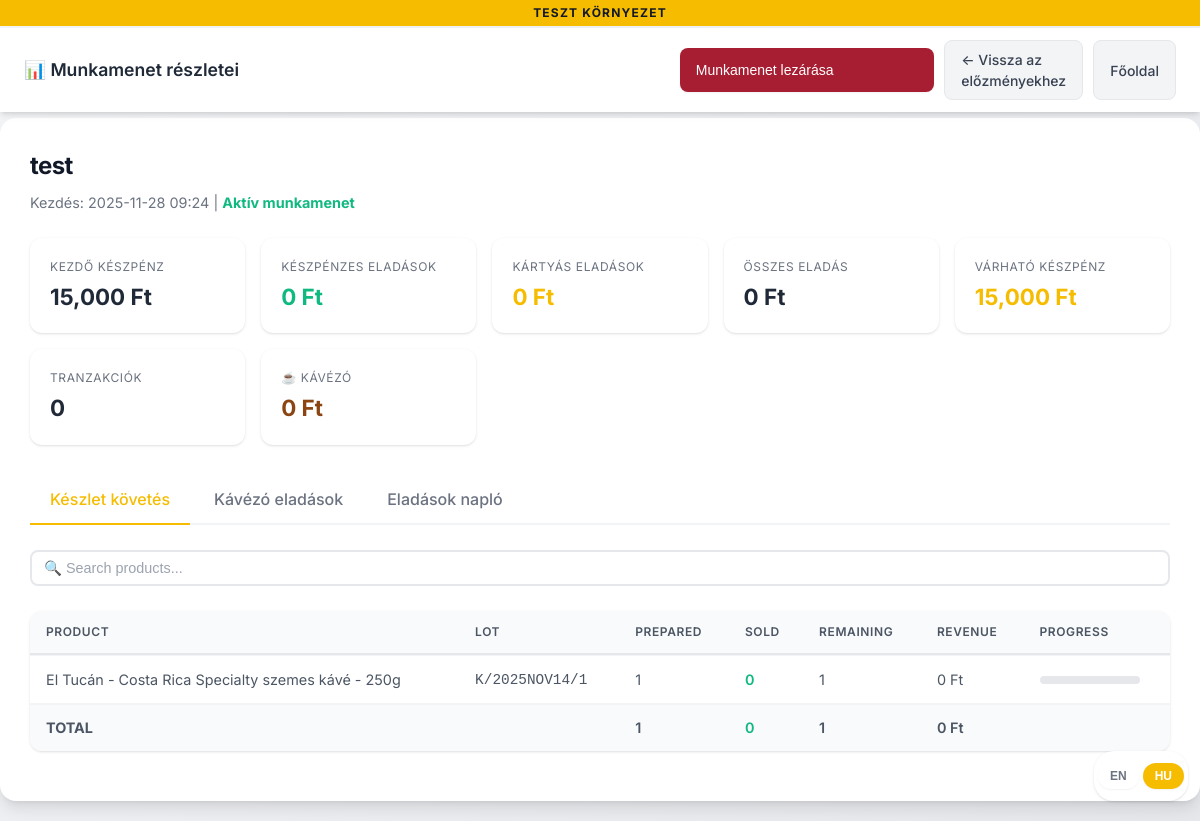
/market_session_detail/1 (signed in), run on an earlier commit of the app's database.
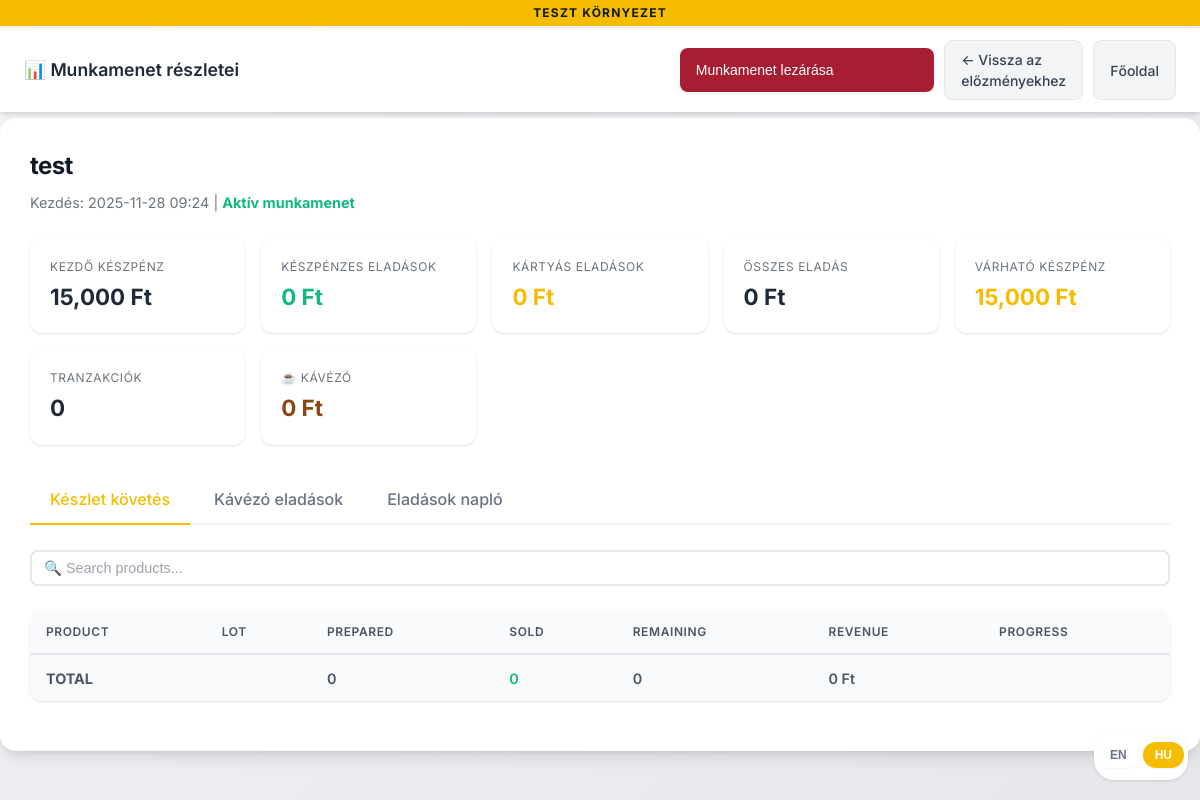
And on a later commit of the database.
### tables this page shows
CREATE TABLE market_session_items (
                id INTEGER PRIMARY KEY,
                session_id INTEGER NOT NULL,
                item_id INTEGER NOT NULL,
                lot_number TEXT NOT NULL,
                quantity_prepared INTEGER NOT NULL,
                quantity_remaining INTEGER NOT NULL, production_batch_id INTEGER,
                FOREIGN KEY (session_id) REFERENCES market_sessions (id),
                FOREIGN KEY (item_id) REFERENCES items (id)
            );

CREATE TABLE items (
                id INTEGER PRIMARY KEY,
                name TEXT NOT NULL,
                price REAL,
                vat TEXT DEFAULT '27%',
                category_id INTEGER,
                image_url TEXT,
                description TEXT, source TEXT DEFAULT 'manual', attributes TEXT, archived INTEGER DEFAULT 0, updated_at TIMESTAMP, deleted_at TIMESTAMP, is_b2b_only INTEGER DEFAULT 0, hide_from_product_settings INTEGER DEFAULT 0,
                FOREIGN KEY (category_id) REFERENCES categories (id)
            );

### app.py (the view, shortened to what this page needs)
@app.route('/market_session_detail/<int:session_id>')
@login_required
def market_session_detail(session_id):
    session = query_db("""
        SELECT id, name, created_at, closed_at, initial_cash
        FROM market_sessions WHERE id = ?
    """, [session_id], one=True)
    if not session:
        return redirect(url_for('market_history'))
    sales = query_db("""
        SELECT id, sale_time, total_amount, payment_method, items_json, receipt_id, sold_by, COALESCE(cancelled, 0) as cancelled
        FROM market_sales
        WHERE session_id = ?
        ORDER BY sale_time DESC
    """, [session_id])
    stock = query_db("""
        SELECT
            i.name,
            msi.lot_number,
            msi.quantity_prepared,
            msi.quantity_remaining,
            (msi.quantity_prepared - msi.quantity_remaining) as quantity_sold,
            i.price
        FROM market_session_items msi
        JOIN items i ON msi.item_id = i.id
        WHERE msi.session_id = ?
        ORDER BY i.name, msi.lot_number
    """, [session_id])
    active_sales = [s for s in sales if not s[7]]  # Filter out cancelled sales
    cash_total = sum(s[2] for s in active_sales if s[3] == 'cash')
    card_total = sum(s[2] for s in active_sales if s[3] == 'bankcard')
    other_total = sum(s[2] for s in active_sales if s[3] not in ('cash', 'bankcard'))
    total_sales = cash_total + card_total + other_total
    initial_cash = session[4] if session[4] else 0
    coffee_sales = {}  # name -> {quantity, revenue}
    coffee_sales_list = [
        {'name': name, 'quantity': data['quantity'], 'revenue': data['revenue']}
        for name, data in sorted(coffee_sales.items())
    ]
    coffee_sales_total = sum(item['revenue'] for item in coffee_sales_list)
    cancelled_count = len([s for s in sales if s[7]])
    summary = {
        "initial_cash": initial_cash,
        "cash_sales": cash_total,
        "card_sales": card_total,
        "other_sales": other_total,
        "total_sales": total_sales,
        "expected_cash": initial_cash + cash_total,
        "transaction_count": len(active_sales),
        "cancelled_count": cancelled_count,
        "coffee_sales_total": coffee_sales_total
    }
    return render_template('market_session_detail.html',
                          session=session,
                          sales=sales,
                          stock=stock,
                          summary=summary,
                          coffee_sales=coffee_sales_list)

### app.py (called while the page is built)
def query_db(query: str, args: tuple = (), one: bool = False) -> list | sqlite3.Row | None:
    conn = sqlite3.connect(DATABASE)
    conn.row_factory = sqlite3.Row
    cur = conn.cursor()
    cur.execute(query, args)
    rv = cur.fetchall()
    conn.commit()
    conn.close()
    return (rv[0] if rv else None) if one else rv

def login_required(f):
    @wraps(f)
    def decorated_function(*args, **kwargs):
        if 'user_id' not in session:
            if request.is_json:
                return jsonify({"status": "error", "message": "Authentication required"}), 401
            return redirect(url_for('login', next=request.url))
        if 'last_activity' in session:
            last_activity = datetime.fromisoformat(session['last_activity'])
            if datetime.now() - last_activity > timedelta(minutes=SESSION_TIMEOUT_MINUTES):
                session.clear()
                if request.is_json:
                    return jsonify({"status": "error", "message": "Session expired"}), 401
                return redirect(url_for('login', next=request.url))
        session['last_activity'] = datetime.now().isoformat()
        return f(*args, **kwargs)
    return decorated_function

### templates/market_session_detail.html (shortened to what the changed rows need)
<!DOCTYPE html>
<html lang="en">
<head>
    <link rel="stylesheet" href="{{ url_for('static', filename='style.css') }}">
</head>
<body>
    <div class="container">
        <div class="session-header">
            <h1>{{ session[1] }}</h1>
        </div>
        <div id="stock-tab" class="tab-content active">
            <table>
                <thead>
                    <tr>
                        <th>Product</th>
                        <th>LOT</th>
                        <th>Prepared</th>
                        <th>Sold</th>
                        <th>Remaining</th>
                        <th>Revenue</th>
                        <th>Progress</th>
                    </tr>
                </thead>
                <tbody id="stockTable">
                    {% set total_prepared = namespace(value=0) %}
                    {% set total_sold = namespace(value=0) %}
                    {% set total_remaining = namespace(value=0) %}
                    {% set total_revenue = namespace(value=0) %}
                    {% for item in stock %}
                    {% set total_prepared.value = total_prepared.value + item[2] %}
                    {% set total_sold.value = total_sold.value + item[4] %}
                    {% set total_remaining.value = total_remaining.value + item[3] %}
                    {% set total_revenue.value = total_revenue.value + (item[4] * item[5]) %}
                    <tr data-name="{{ item[0]|lower }}">
                        <td>{{ item[0] }}</td>
                        <td><code>{{ item[1] }}</code></td>
                        <td>{{ item[2] }}</td>
                        <td style="color: var(--success); font-weight: 600;">{{ item[4] }}</td>
                        <td>{{ item[3] }}</td>
                        <td>{{ "{:,.0f}".format(item[4] * item[5]) }} Ft</td>
                        <td>
                            <div class="stock-bar">
                            </div>
                        </td>
                    </tr>
                    {% endfor %}
                    <tr class="totals-row">
                        <td colspan="2"><strong>TOTAL</strong></td>
                        <td>{{ total_prepared.value }}</td>
                        <td style="color: var(--success);">{{ total_sold.value }}</td>
                        <td>{{ total_remaining.value }}</td>
                        <td>{{ "{:,.0f}".format(total_revenue.value) }} Ft</td>
                        <td></td>
                    </tr>
                </tbody>
            </table>
        </div>
    </div>
</body>
</html>

What changed in the data, as far as the page shows it:
removed market_session_items: name "El Tucán - Costa Rica Specialty szemes kávé - 250g", lot_number "K/2025NOV14/1", quantity_prepared "1", item "0", quantity_remaining "1"
no longer on this page (row unchanged): items: item[4]*item[5] "0"
Also different on the page:
{{ total_prepared.value }}: "1" → "0"
{{ total_remaining.value }}: "1" → "0"
